Frame 1 (no input): blank canvas, image omitted
Frame 60 (the mouse pressed at the canvas centre just before this capture): blank canvas, image omitted
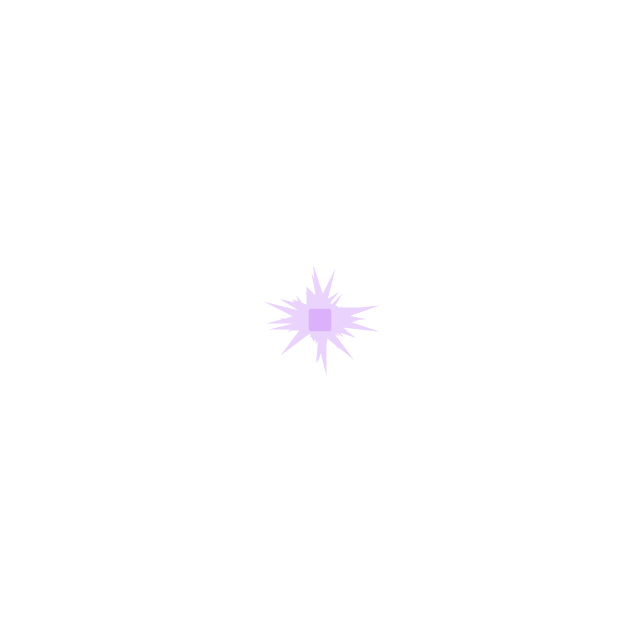
Frame 120 (the mouse held since frame 60 and released just before this capture)

The Processing sketch whose frames 1 and 60 were blank and that drew this single picture after the mouse press (run headless with seeded random() and noise(); from frame 60 on, the mouse is pressed at the canvas centre):

// Processing sketch: SpinArt
// ── SpinArt.pde
Paint paint;
float angle = 0;
ArrayList paintArray;
ArrayList vertexes;

void setup() {
  size(640, 640);
  background(102);
  paintArray = new ArrayList();
}

void draw() {
  background(255);
  smooth();
  stroke(255);
//  frameRate(5);

  pushMatrix();
  translate(width/2, height/2);
  //  println(frameCount);
//  angle=degrees(frameCount);
  rotate(radians(angle));
  rectMode(CENTER);
  rect(0, 0, 10, 10);
  if (paintArray.size()>0) {
    for (int i=0; i<paintArray.size(); i++) {
      Paint P=(Paint) paintArray.get(i);
      P.update();
      P.display();
    }
  }
  popMatrix();
}

void mousePressed() {
  PVector mousePos=new PVector( mouseX-width/2, mouseY-height/2);
  PVector origin = new PVector(0, 0, 0); 
  float mouseDistance = abs(mousePos.dist(origin));
  paintArray.add(
  new Paint(mouseDistance)
    );
}

void keyPressed() {
  int keyIncrement=1;
  if (key == 'a') {
    angle+=keyIncrement;
    println(angle);
  }
  //  ////____PRINT____///

  if (key == 'p') {
    
    for (int i=0; i<paintArray.size(); i++) {  
      Paint p=(Paint) paintArray.get(i);
      for (int j=0; j<p.vertexes.size();j++) {      
        println("Vertexes " + j +" "+ p.vertexes.get(j));
      }
    }
  }
}


// ── Paint.pde
class Paint {
  float x;
  float y;
  color c1;
  int numVertices;
  float vertexDegree;
  float startRadius;
  float radius;
  float lineWeight;
  ArrayList vertexes;

  Paint(float _radius) {

    c1 = color (random(255), random(255), random(255), random(255));
    numVertices = 360;
    vertexDegree = 360 / numVertices;
    startRadius = _radius;
    radius=startRadius;
    lineWeight=(10);
    vertexes=new ArrayList();

    ///____CREATE THE OBJECTS POINTS____///

    //____OuterRing___// 
    for (float i = numVertices; i > 0; i--)
    { 
      float x = cos(radians(i * vertexDegree)) * (radius+lineWeight*noise(i)*random(.5, 3));
      float y = sin(radians(i * vertexDegree)) * (radius+lineWeight*noise(i)*random(.5, 3));
      PVector pVertex = new PVector(x, y);
      vertexes.add(pVertex);
    }
    int numberofVertexes = vertexes.size();
    //____InnerRing___//
    for (float k = numVertices; k > 0; k--)
    { 
      float a = cos(radians(k * vertexDegree)) * (radius-lineWeight*.25);
      float b = sin(radians(k * vertexDegree)) * (radius-lineWeight*.25);
      PVector pVertex = new PVector(a, b);
      vertexes.add(pVertex);
    }
  }

  void update() {
    
    if (radius-startRadius<startRadius*.1 && startRadius>0) {
      radius=radius+noise(frameCount)*5;

      for (int j = 0; j < vertexes.size()/2; j++)
      { 
        float x = cos(radians(j * vertexDegree)) * (radius+lineWeight*noise(j)*random(.5, 3));
        float y = sin(radians(j * vertexDegree)) * (radius+lineWeight*noise(j)*random(.5, 3));
        PVector pVertex = new PVector(x, y);
        vertexes.set(j, pVertex);
      }

      for (int k = vertexes.size()/2; k < vertexes.size(); k++)
      { 
        float a = cos(radians(k * vertexDegree)) * (radius);
        float b = sin(radians(k * vertexDegree)) * (radius);
        PVector pVertex = new PVector(a, b);
        vertexes.set(k, pVertex);
      }
    }
  }


  void display() {

    ///____OUTERRING____////
    noFill();
    strokeWeight(lineWeight);
    stroke(c1);
    beginShape();
    for (int j=0; j<vertexes.size()/2; j++) {
      PVector vertexPoint = (PVector) vertexes.get(j);
      vertex(vertexPoint.x, vertexPoint.y);
    }
    endShape(CLOSE);
    //    stroke(0,0,255);
    strokeWeight(lineWeight*1.75);
    ///____INNER RING____////
    beginShape();
    for (int k=vertexes.size()/2; k<vertexes.size(); k++) {
      PVector vertexPoint = (PVector) vertexes.get(k);
      vertex(vertexPoint.x, vertexPoint.y);
    }
    endShape(CLOSE);
  }
}
